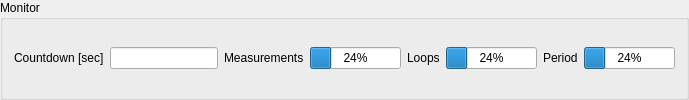
           <widget class="QGroupBox" name="groupBox_9">
            <property name="title">
             <string>Monitor</string>
            </property>
            <layout class="QGridLayout" name="gridLayout_16">
             <item row="0" column="6">
              <widget class="QLabel" name="label_38">
               <property name="text">
                <string>Period</string>
               </property>
              </widget>
             </item>
             <item row="0" column="4">
              <widget class="QLabel" name="label_37">
               <property name="text">
                <string>Loops</string>
               </property>
              </widget>
             </item>
             <item row="0" column="5">
              <widget class="QProgressBar" name="progressBar_2">
               <property name="accessibleDescription">
                <string>measure:/progress_loops:RTUPDATE=yes</string>
               </property>
               <property name="value">
                <number>24</number>
               </property>
              </widget>
             </item>
             <item row="0" column="3">
              <widget class="QProgressBar" name="progressBar">
               <property name="accessibleDescription">
                <string>measure:/progress_measures:RTUPDATE=yes</string>
               </property>
               <property name="value">
                <number>24</number>
               </property>
              </widget>
             </item>
             <item row="0" column="2">
              <widget class="QLabel" name="label_36">
               <property name="text">
                <string>Measurements</string>
               </property>
              </widget>
             </item>
             <item row="0" column="1">
              <widget class="QLineEdit" name="lineEdit_13">
               <property name="accessibleDescription">
                <string>measure:/countdown_togo:RTUPDATE=yes,NUMDIGITS=2</string>
               </property>
              </widget>
             </item>
             <item row="0" column="0">
              <widget class="QLabel" name="label_18">
               <property name="text">
                <string>Countdown [sec]</string>
               </property>
              </widget>
             </item>
             <item row="0" column="7">
              <widget class="QProgressBar" name="progressBar_3">
               <property name="accessibleDescription">
                <string>measure:/progress_one_period:RTUPDATE=yes</string>
               </property>
               <property name="value">
                <number>24</number>
               </property>
              </widget>
             </item>
            </layout>
           </widget>
